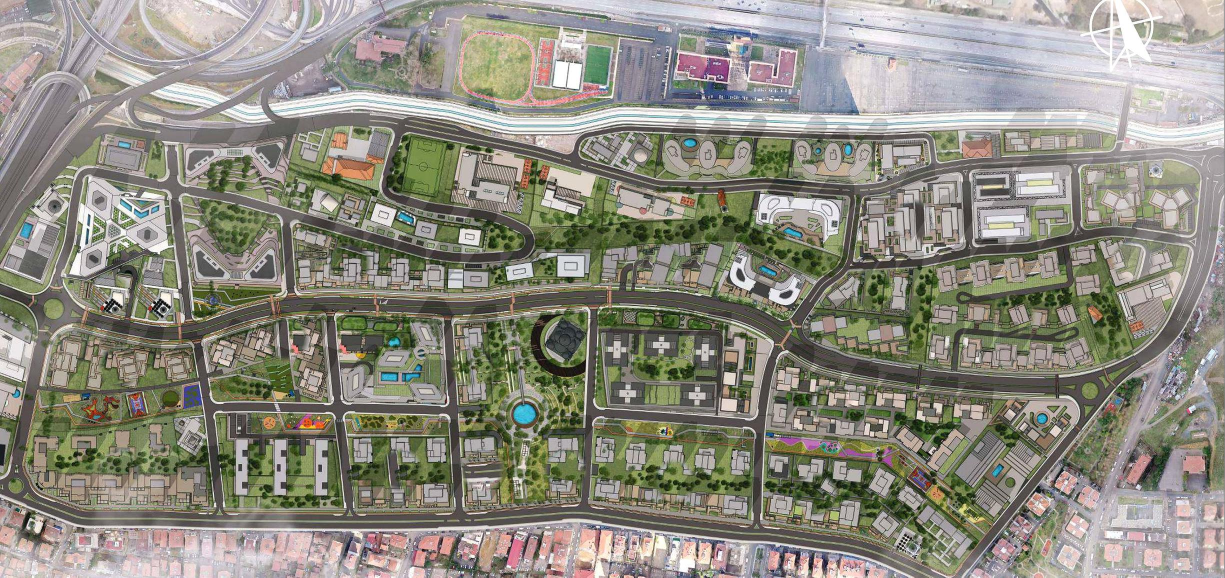
#> input picture assets/vaziyet/gunduz-orta.jpg, 2450 x 1155 px, given in place of gece-4k.jpg, which was not available (shown at 1/2 size)
$ python trafik.py ../../assets/vaziyet/gunduz-orta.jpg   (older library calls are emulated)
#> lines starting #> are read from the running program, lines starting #| are printed output that depends on the picture; after the words box and inside, x2 and y2 are one past the last pixel; in counts of white or black regions, pixels touching at a corner belong together; long printed decimals are rounded; pictures that were not available may be replaced by others from this repository, and a replacement may not be noted
# yol maskesi + yön dokusu: R=maske, G,B = yol yönü (cos2θ, sin2θ kodlu)
import cv2, numpy as np, sys
n = sys.argv[1]; im = cv2.imread(f'/home/user/mainwt/assets/vr/gece-deneme/s{n}/gece-4k.jpg').astype(np.float32)
hsv = cv2.cvtColor(im.astype(np.uint8), cv2.COLOR_BGR2HSV).astype(np.float32)
h, s, v = hsv[..., 0], hsv[..., 1], hsv[..., 2]
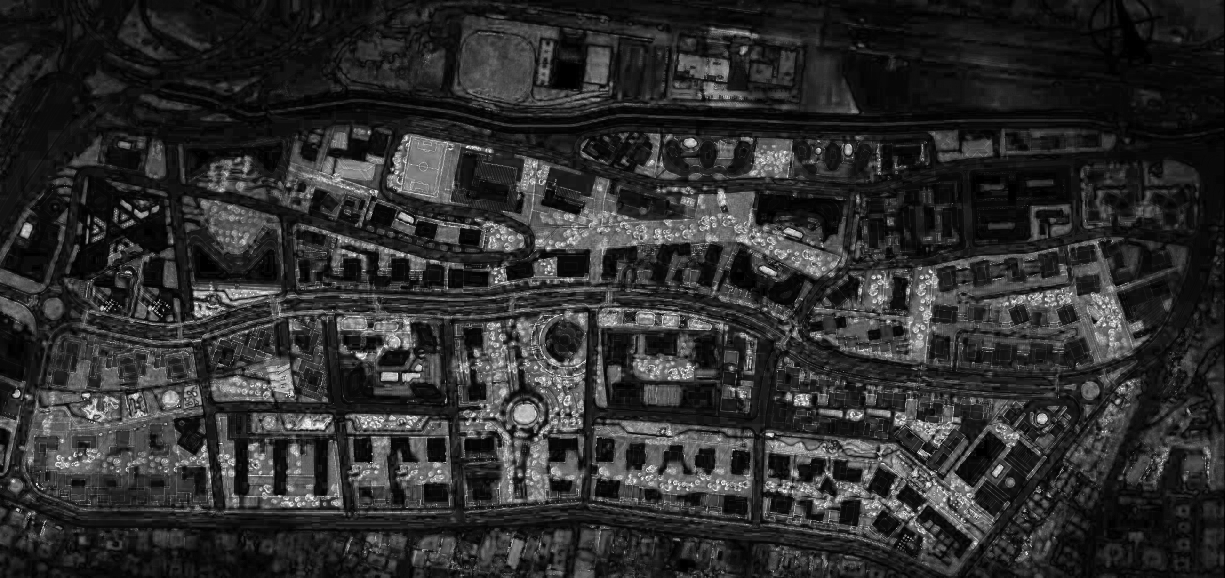
#> s: shape (1155, 2450) float32 (shown at 1/2 size); min 0, max 255, mean 45.6
H = im.shape[0]
#> H = 1155
road = np.clip((v - 150) / 70, 0, 1) * np.clip((s - 90) / 80, 0, 1) * ((h > 5) & (h < 28))
road[: int(H * .5)] = 0; road[int(H * .965):] = 0             # ufkun üstü ve dip noktası yok
#> after `road[:int(H * 0.5)] = 0`:
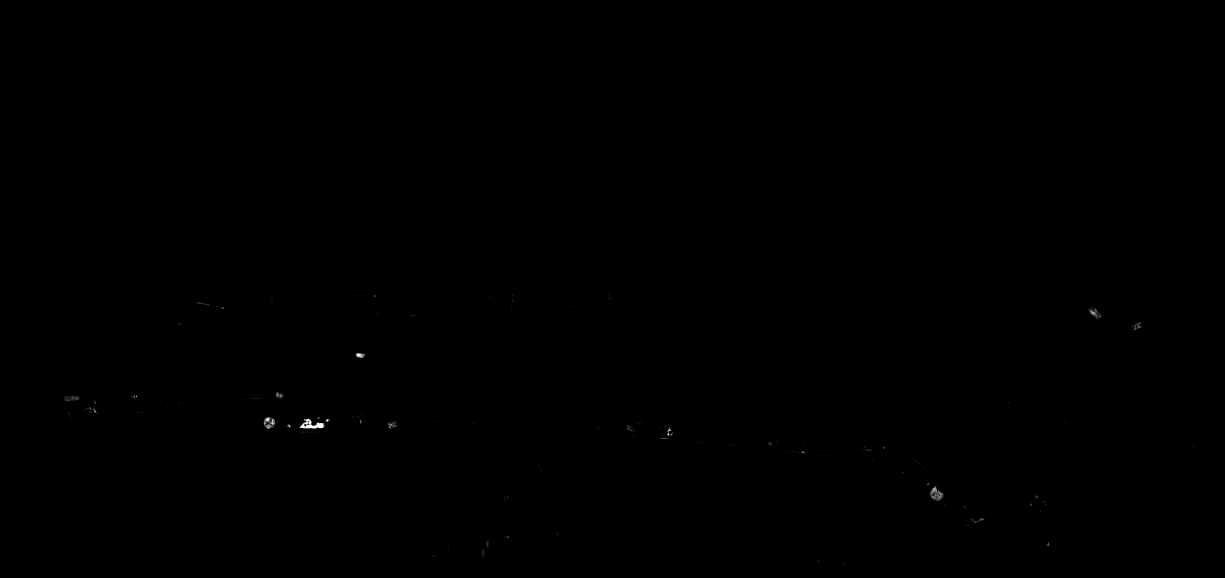
#> road: shape (1155, 2450) float32 (shown at 1/2 size); min 0, max 1, mean 0.000546
#> after `road[int(H * 0.965):] = 0`: road: shape (1155, 2450) float32; under 0.01% of pixels changed, all inside (x1, y1, x2, y2) = (784, 1114, 1689, 1153)
# çizgisellik: yapı tensörü
g = cv2.GaussianBlur(v, (0, 0), 1.2); gx = cv2.Sobel(g, cv2.CV_32F, 1, 0); gy = cv2.Sobel(g, cv2.CV_32F, 0, 1)
#> after `gy = cv2.Sobel(g, cv2.CV_32F, 0, 1)`:
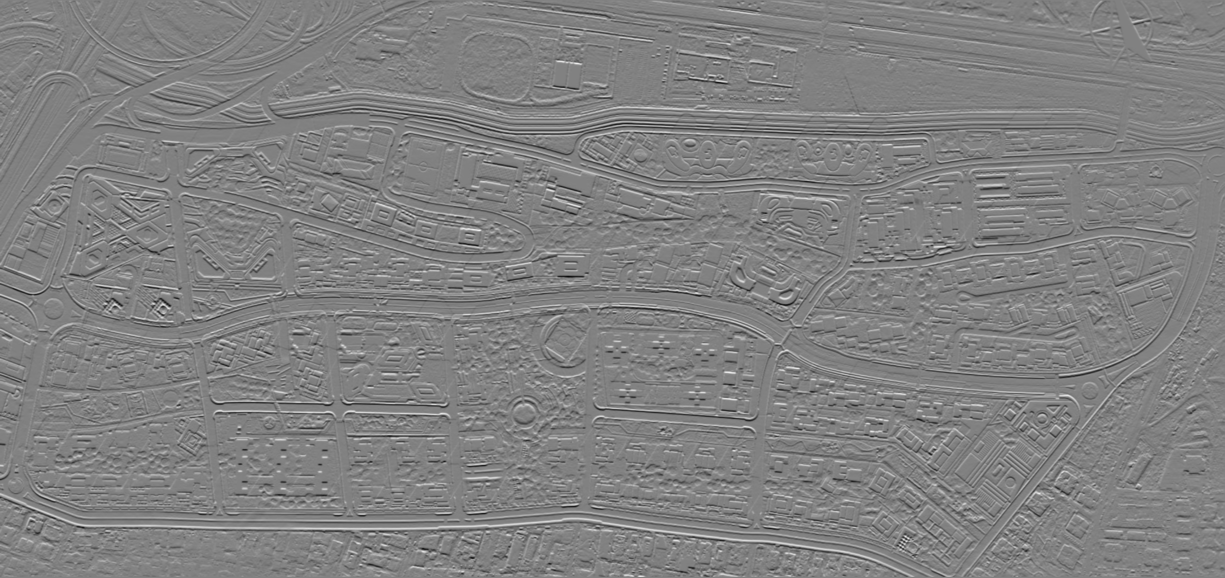
#> gy: shape (1155, 2450) float32 (shown at 1/2 size); min -435, max 422.4, mean -0.1; drawn with min black and max white
J = [cv2.GaussianBlur(a, (0, 0), 4) for a in (gx * gx, gy * gy, gx * gy)]
#> J = 3 items
th = .5 * np.arctan2(2 * J[2], J[0] - J[1]) + np.pi / 2       # kenara dik = yol yönü
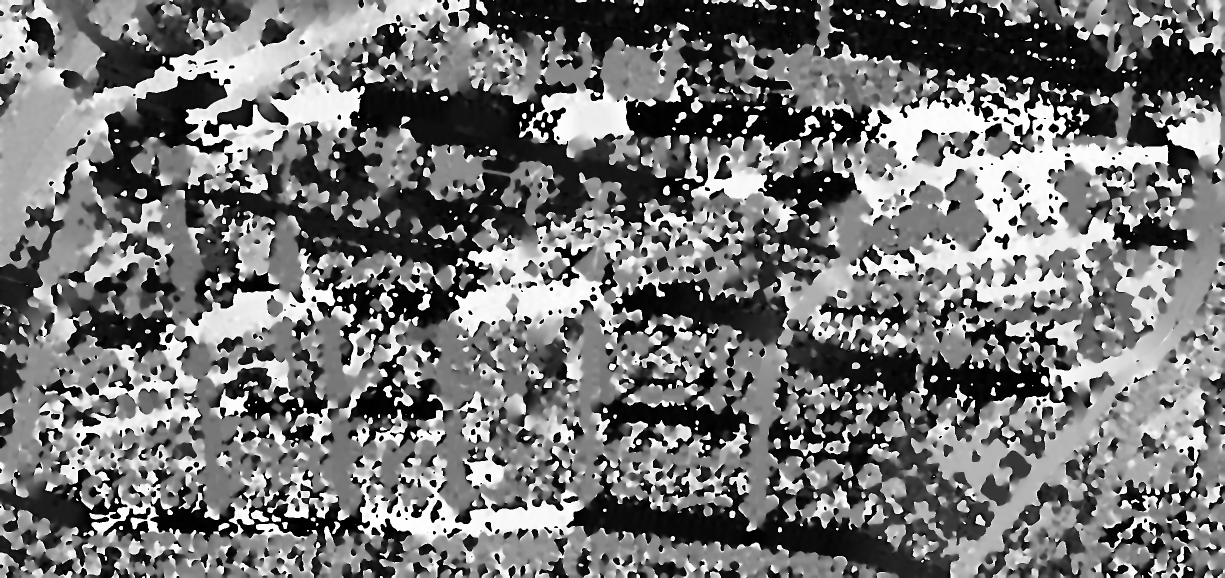
#> th: shape (1155, 2450) float32 (shown at 1/2 size); min 1.19e-07, max 3.14, mean 1.43; drawn with min black and max white
coh = np.sqrt((J[0] - J[1]) ** 2 + 4 * J[2] ** 2) / (J[0] + J[1] + 1e-3)
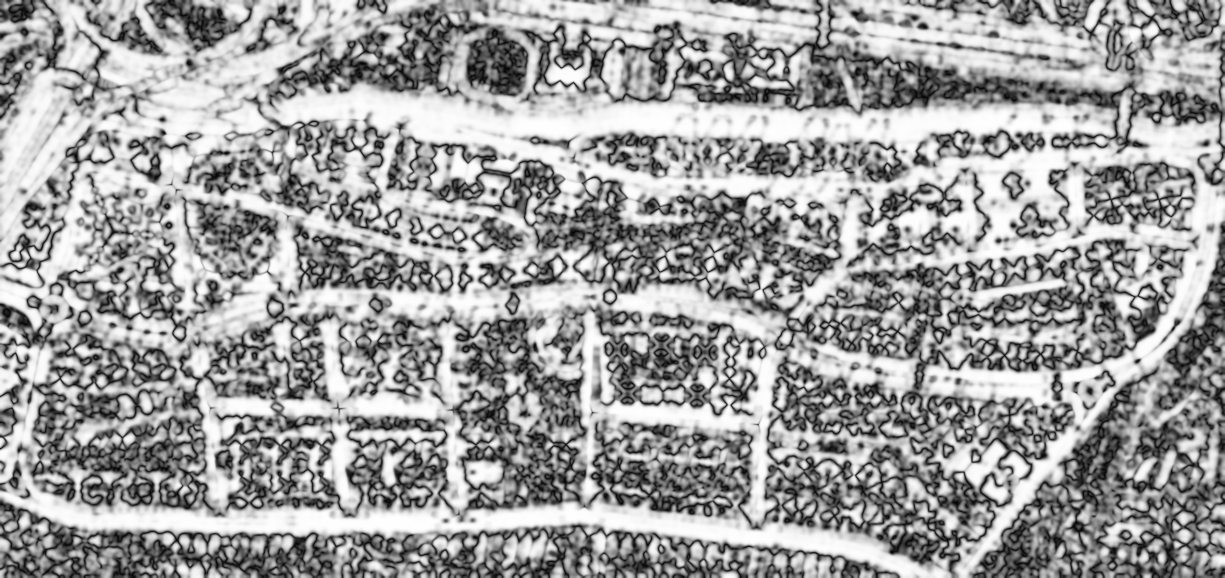
#> coh: shape (1155, 2450) float32 (shown at 1/2 size); min 0.000424, max 1, mean 0.623
road = cv2.GaussianBlur(road * np.clip(coh * 1.5, 0, 1), (0, 0), .8)
out = np.dstack([np.clip(road * 255, 0, 255), (np.sin(2 * th) * .5 + .5) * 255, (np.cos(2 * th) * .5 + .5) * 255])   # PNG: R=cos2θ G=sin2θ B=maske
out = cv2.resize(out, (2048, 1024), interpolation=cv2.INTER_AREA)
#> out: shape (1024, 2048, 3) float32
out[out[..., 0] < 3, 1:] = 128                                  # yol dışı: düz renk, dosya küçülür
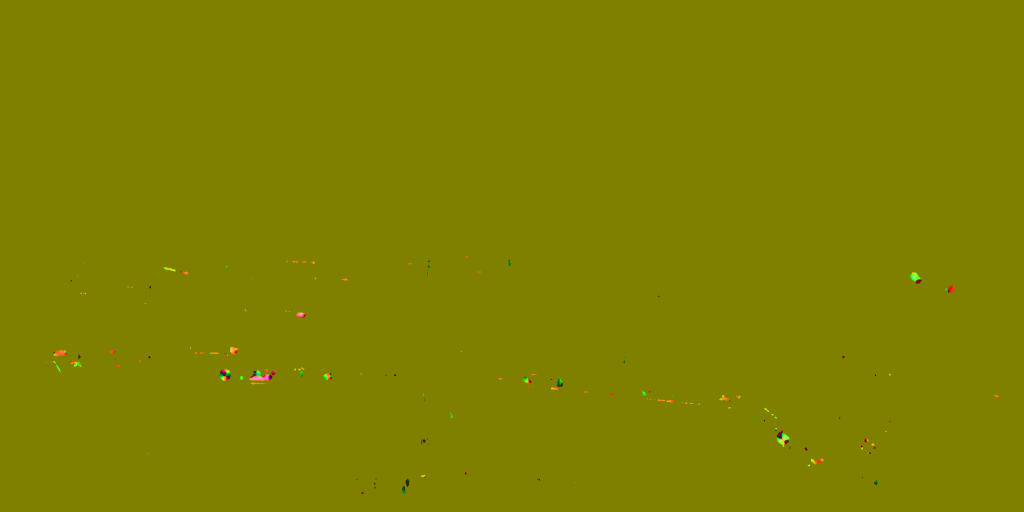
#> out: shape (1024, 2048, 3) float32 (shown at 1/2 size); mean of channels 0, 1, 2 0.1, 128, 128.1; drawn as B, G, R
out = np.round(out)
cv2.imwrite(f'/home/user/mainwt/assets/vr/gece-deneme/s{n}/trafik.png', out.astype(np.uint8), [cv2.IMWRITE_PNG_COMPRESSION, 9])
cv2.imwrite('/tmp/claude-0/-home-user/48fc8b42-38be-5d92-914e-71dc25789cf8/scratchpad/trafik-mask.jpg', cv2.resize((road * 255).astype(np.uint8), (2048, 1024)))
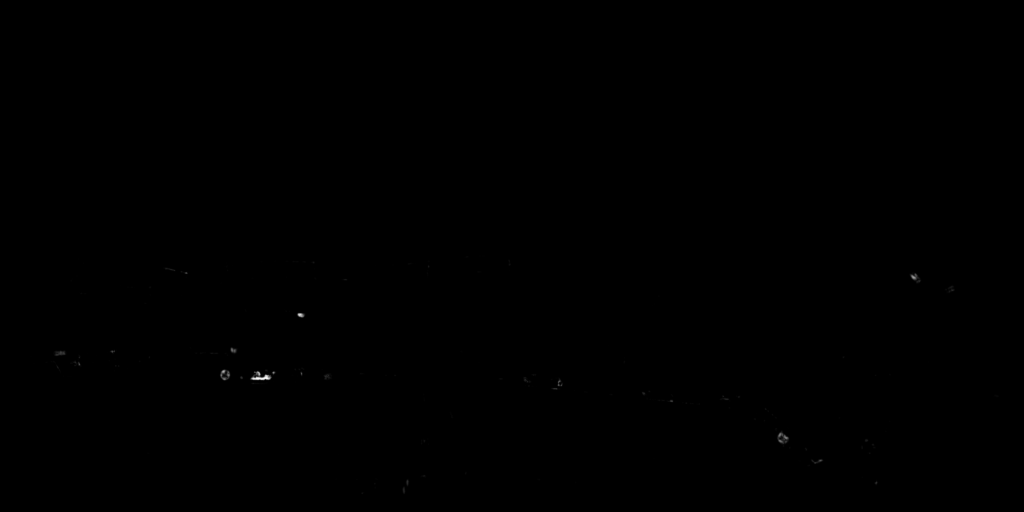
#> saved as trafik-mask.jpg: shape (1024, 2048) (shown at 1/2 size); min 0, max 254, mean 0.1
print(road.mean())
#| 0.000376
